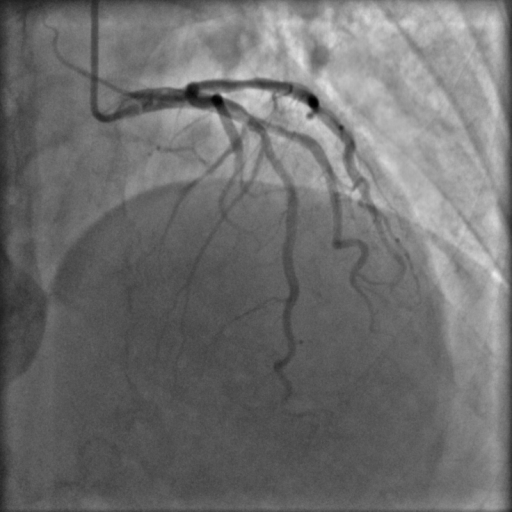
#> input picture data/dataset/train/trainB/trainB0001.png, 512 x 512 px; its folder holds only this picture in this run
$ python -i sig_bezier_main.py   (imports and definitions only)   (older library calls are emulated)
#> lines starting #> are read from the running program, lines starting #| are printed output that depends on the picture
#> further down, picture is the input picture: shape (512, 512); min 0, max 235, mean 111.1
import cv2
import numpy as np
import os
from tqdm import trange

def extract_vessel_skeleton(mask_image):
    median_filtered = cv2.medianBlur(mask_image, 5)

    skel = np.zeros_like(median_filtered)
    element = cv2.getStructuringElement(cv2.MORPH_CROSS, (3, 3))
    done = False
    while not done:
        eroded = cv2.erode(median_filtered, element)
        temp = cv2.dilate(eroded, element)
        temp = cv2.subtract(median_filtered, temp)
        skel = cv2.bitwise_or(skel, temp)
        median_filtered = eroded.copy()
        zeros = len(np.unique(median_filtered))
        if zeros == 1:
            done = True
#> this loop made 721 passes
#> zeros on passes 1 to 3: 223, 218, 210
#> pass 1, in extract_vessel_skeleton, `temp = cv2.subtract(median_filtered, temp)`:
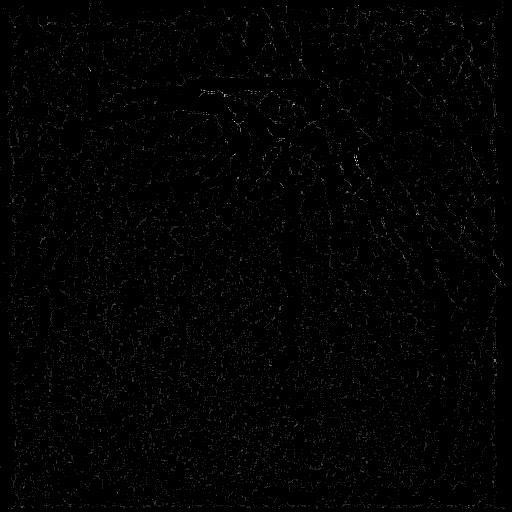
#> temp: shape (512, 512); min 0, max 7, mean 0.0661; drawn with min black and max white
#> after the loop: eroded: shape (512, 512); every value is 0
#> after the loop:
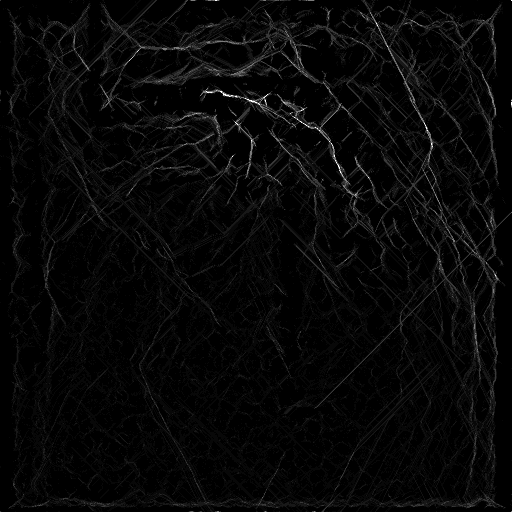
#> skel: shape (512, 512); min 0, max 31, mean 0.9; drawn with min black and max white

    return skel

def generate_adaptive_bezier_curve_mask(skeleton_image, curve_length):
    print(type(skeleton_image))
    skeleton_pixels = np.where(skeleton_image > 0)
    curve_mask = np.zeros_like(skeleton_image)
    for y, x in zip(skeleton_pixels[0], skeleton_pixels[1]):

        neighborhood_size = 8
        y1 = max(0, y - neighborhood_size)
        y2 = min(skeleton_image.shape[0] - 1, y + neighborhood_size)
        x1 = max(0, x - neighborhood_size)
        x2 = min(skeleton_image.shape[1] - 1, x + neighborhood_size)
        local_region = skeleton_image[y1:y2, x1:x2]
        angle = calculate_orientation(local_region)

        curve_points = calculate_bezier_curve_points((x, y), curve_length, angle)
        curve_points = np.int32(curve_points)
        cv2.polylines(curve_mask, [curve_points], isClosed=False, color=(255, 255, 255), thickness=2)

    return curve_mask

def calculate_orientation(region):
    sobelx = cv2.Sobel(region, cv2.CV_64F, 1, 0, ksize=3)
    sobely = cv2.Sobel(region, cv2.CV_64F, 0, 1, ksize=3)

    gradient_magnitude = np.sqrt(sobelx ** 2 + sobely ** 2)
    gradient_angle = np.arctan2(sobely, sobelx)

    orientation = np.mean(gradient_angle)

    orientation_degrees = np.degrees(orientation)

    return orientation_degrees

def calculate_bezier_curve_points(center, length, angle):
    angle_rad = np.radians(angle)
    x1 = center[0] + length * np.cos(angle_rad)
    y1 = center[1] + length * np.sin(angle_rad)
    x2 = center[0] - length * np.cos(angle_rad)
    y2 = center[1] - length * np.sin(angle_rad)
    return [(center[0], center[1]), (int(x1), int(y1)), (int(x2), int(y2))]

# [21 lines not run here, left out]

>>> import cv2
>>> picture = cv2.imread('../data/dataset/train/trainB/trainB0001.png', cv2.IMREAD_GRAYSCALE)
>>> result = extract_vessel_skeleton(picture)

$ run again, on data/dataset/train/trainB/trainB0002.png
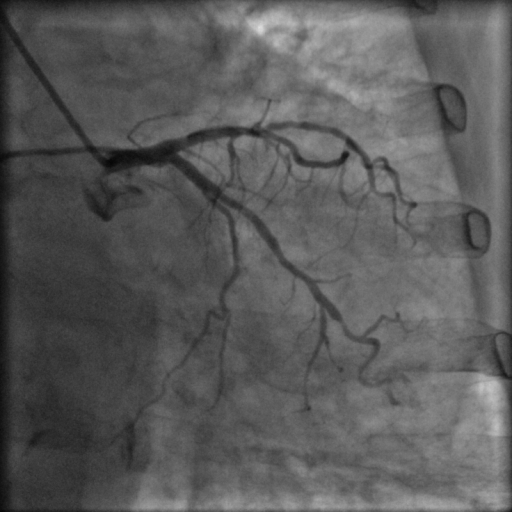
#> input picture data/dataset/train/trainB/trainB0002.png, 512 x 512 px
#> picture is the input picture: shape (512, 512); min 6, max 222, mean 90.4
#> the loop in extract_vessel_skeleton, `while not done:` made 1022 passes
#> zeros on passes 1 to 3: 201, 195, 187
#> pass 1, in extract_vessel_skeleton, `temp = cv2.subtract(median_filtered, temp)`:
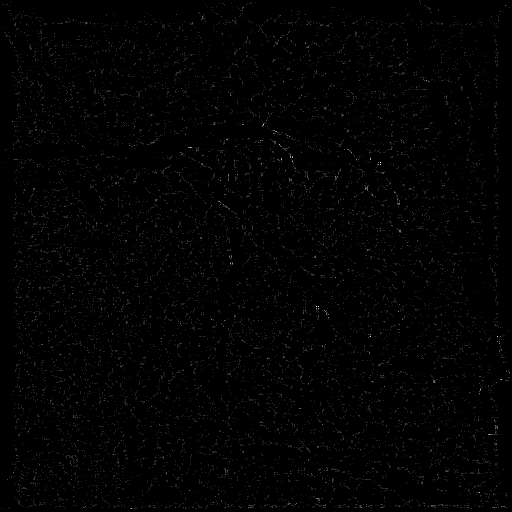
#> temp: shape (512, 512); min 0, max 7, mean 0.0629; drawn with min black and max white
#> after the loop in extract_vessel_skeleton, `while not done:`:
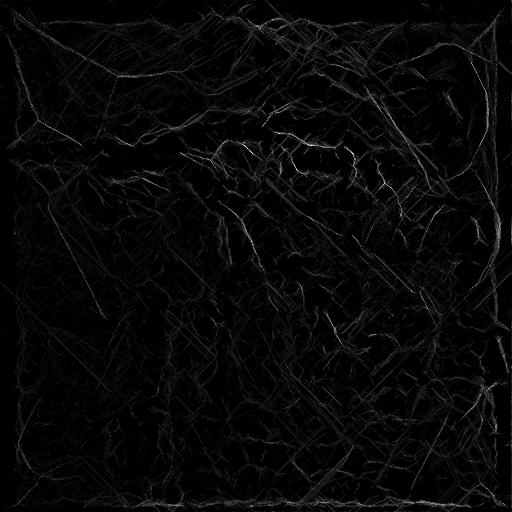
#> skel: shape (512, 512); min 0, max 31, mean 0.9; drawn with min black and max white
